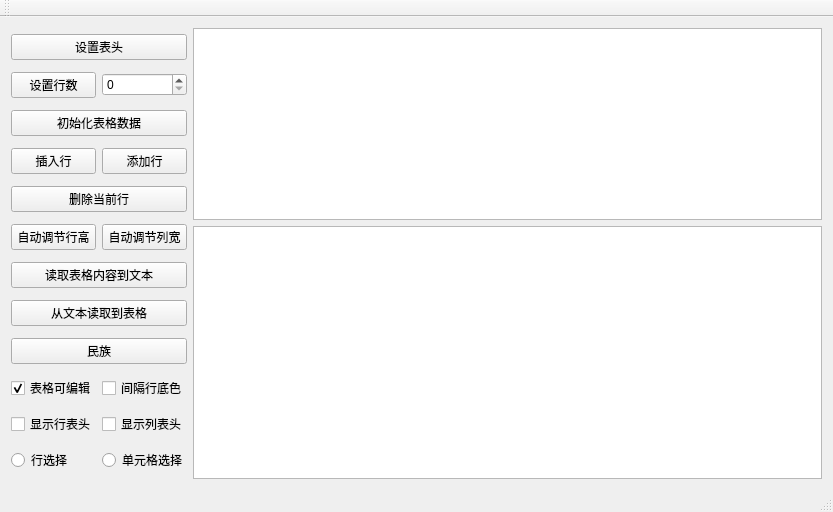
<?xml version="1.0" encoding="UTF-8"?>
<ui version="4.0">
 <class>MainWindow</class>
 <widget class="QMainWindow" name="MainWindow">
  <property name="geometry">
   <rect>
    <x>0</x>
    <y>0</y>
    <width>833</width>
    <height>512</height>
   </rect>
  </property>
  <property name="windowTitle">
   <string>MainWindow</string>
  </property>
  <widget class="QWidget" name="centralWidget">
   <layout class="QHBoxLayout" name="horizontalLayout">
    <item>
     <layout class="QGridLayout" name="gridLayout">
      <item row="1" column="0">
       <widget class="QPushButton" name="btnSetRow">
        <property name="text">
         <string>设置行数</string>
        </property>
       </widget>
      </item>
      <item row="3" column="0">
       <widget class="QPushButton" name="btnInsertRow">
        <property name="text">
         <string>插入行</string>
        </property>
       </widget>
      </item>
      <item row="5" column="0">
       <widget class="QPushButton" name="btnAutoHeght">
        <property name="text">
         <string>自动调节行高</string>
        </property>
       </widget>
      </item>
      <item row="5" column="1" colspan="2">
       <widget class="QPushButton" name="btnAutoWidth">
        <property name="text">
         <string>自动调节列宽</string>
        </property>
       </widget>
      </item>
      <item row="6" column="0" colspan="3">
       <widget class="QPushButton" name="btnReadToEdit">
        <property name="text">
         <string>读取表格内容到文本</string>
        </property>
       </widget>
      </item>
      <item row="7" column="0" colspan="3">
       <widget class="QPushButton" name="btnTextToTable">
        <property name="text">
         <string>从文本读取到表格</string>
        </property>
       </widget>
      </item>
      <item row="8" column="0" colspan="3">
       <widget class="QPushButton" name="btnSetWidget">
        <property name="text">
         <string>民族</string>
        </property>
       </widget>
      </item>
      <item row="9" column="0">
       <widget class="QCheckBox" name="checkBoxTabEditable">
        <property name="text">
         <string>表格可编辑</string>
        </property>
        <property name="checked">
         <bool>true</bool>
        </property>
       </widget>
      </item>
      <item row="9" column="1" colspan="2">
       <widget class="QCheckBox" name="checkBoxRowColor">
        <property name="text">
         <string>间隔行底色</string>
        </property>
       </widget>
      </item>
      <item row="10" column="0">
       <widget class="QCheckBox" name="checkBoxHeaderH">
        <property name="text">
         <string>显示行表头</string>
        </property>
       </widget>
      </item>
      <item row="10" column="1" colspan="2">
       <widget class="QCheckBox" name="checkBoxHeaderV">
        <property name="text">
         <string>显示列表头</string>
        </property>
       </widget>
      </item>
      <item row="11" column="0">
       <widget class="QRadioButton" name="rBtnSelectRow">
        <property name="text">
         <string>行选择</string>
        </property>
       </widget>
      </item>
      <item row="11" column="1" colspan="2">
       <widget class="QRadioButton" name="rBtnSelectItem">
        <property name="text">
         <string>单元格选择</string>
        </property>
       </widget>
      </item>
      <item row="3" column="1" colspan="2">
       <widget class="QPushButton" name="btnAppendRow">
        <property name="text">
         <string>添加行</string>
        </property>
       </widget>
      </item>
      <item row="1" column="1" colspan="2">
       <widget class="QSpinBox" name="spinBox"/>
      </item>
      <item row="2" column="0" colspan="3">
       <widget class="QPushButton" name="btnIniData">
        <property name="text">
         <string>初始化表格数据</string>
        </property>
       </widget>
      </item>
      <item row="0" column="0" colspan="3">
       <widget class="QPushButton" name="btnSetHeader">
        <property name="text">
         <string>设置表头</string>
        </property>
       </widget>
      </item>
      <item row="4" column="0" colspan="3">
       <widget class="QPushButton" name="btnDelCurRow">
        <property name="text">
         <string>删除当前行</string>
        </property>
       </widget>
      </item>
     </layout>
    </item>
    <item>
     <layout class="QVBoxLayout" name="verticalLayout" stretch="0,2">
      <item>
       <widget class="QTableWidget" name="tableInfo"/>
      </item>
      <item>
       <widget class="QPlainTextEdit" name="TextEdit"/>
      </item>
     </layout>
    </item>
   </layout>
  </widget>
  <widget class="QMenuBar" name="menuBar">
   <property name="geometry">
    <rect>
     <x>0</x>
     <y>0</y>
     <width>833</width>
     <height>22</height>
    </rect>
   </property>
  </widget>
  <widget class="QToolBar" name="mainToolBar">
   <attribute name="toolBarArea">
    <enum>TopToolBarArea</enum>
   </attribute>
   <attribute name="toolBarBreak">
    <bool>false</bool>
   </attribute>
  </widget>
  <widget class="QStatusBar" name="statusBar"/>
 </widget>
 <layoutdefault spacing="6" margin="11"/>
 <resources/>
 <connections/>
</ui>
